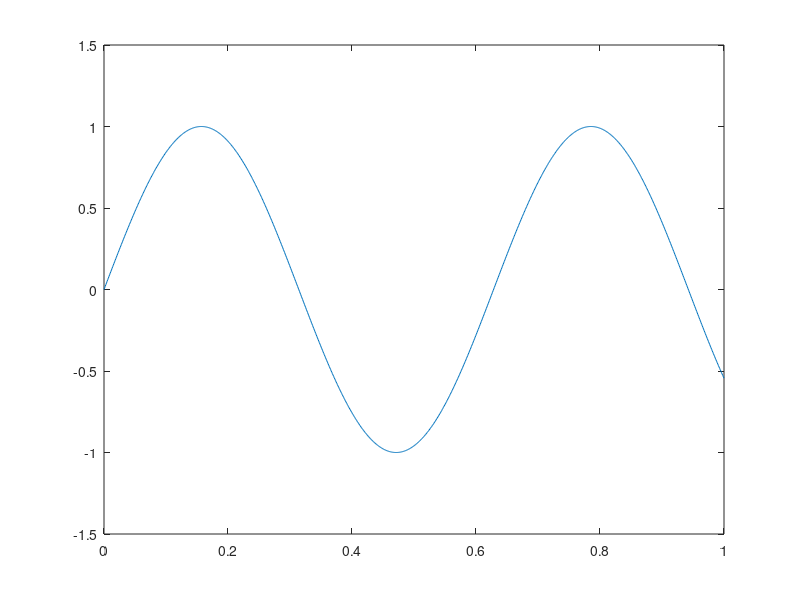
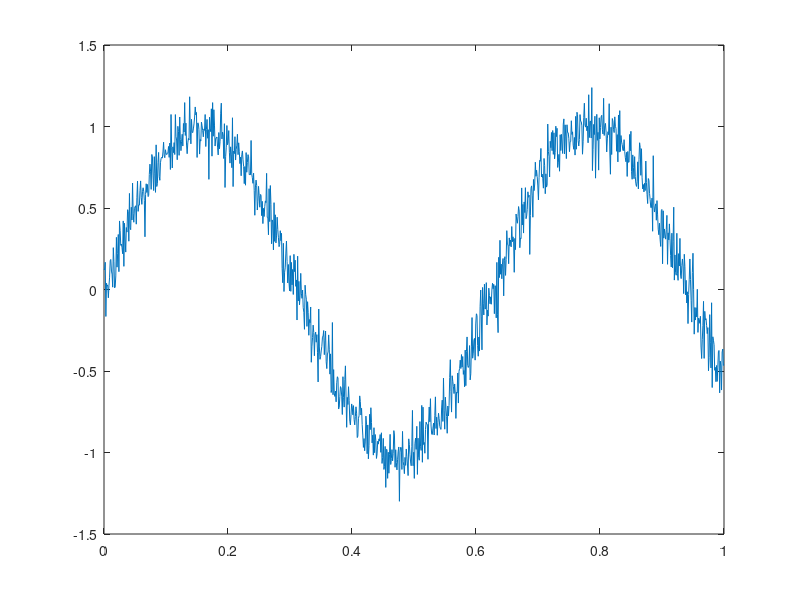
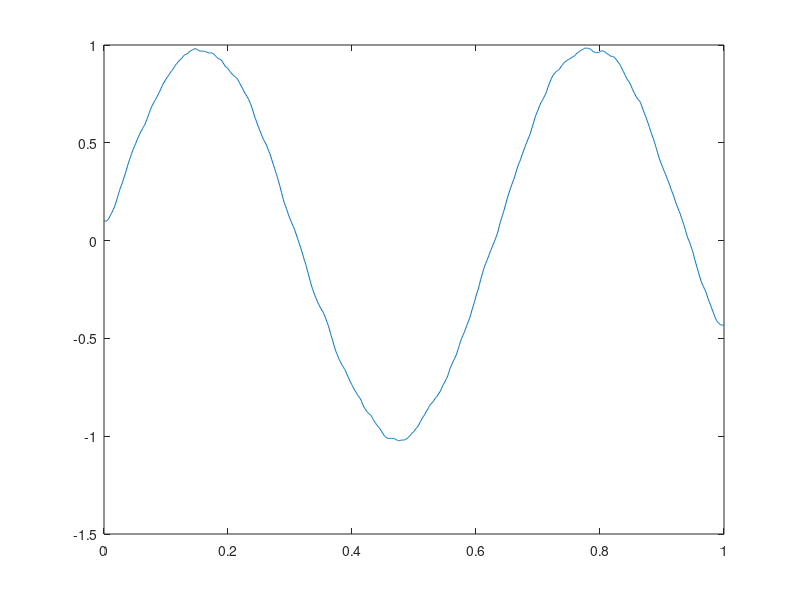

Here is the MATLAB script that generated these plots, in order: (Note: this script raises an error after producing the figures.)
randn('seed',314);
t=linspace(0,1,1000);
n=length(t);
x=sin(10*t);
figure(1)
plot(t,x)
axis([0,1,-1.5,1.5]);
y=x+0.1*randn(size(t));
figure(2)
plot(t,y)

L=sparse(n-1,n);
for i=1:n-1
    L(i,i)=1;
    L(i,i+1)=-1;
end
lambda=100;
xde=(speye(n)+lambda*L'*L)\y(:);
figure(3)
plot(t,xde);

calculate_xde(t, y, 100, 4, '-');

%{
randn('seed',314);
x=zeros(1000,1);
x(1:250)=1;
x(251:500)=3;
x(501:750)=0;
x(751:1000)=2;
n=length(x);
figure(1)
plot(1:1000,x,'.');
axis([0,1000,-1,4]);
title('Original Signal')

y=x+0.05*randn(size(x));
figure(2)
plot(1:1000,y,'.');
axis([0,1000,-1,4]);
title('Noisy Signal')

calculate_xde(1:1000,y,0.1,3,'.');
axis([0,1000,-1,4]);


lambda=1;
mu=zeros(n-1,1);
for i=1:1000
    mu=mu-0.25*L*(L'*mu)+0.5*(L*y);
    mu=lambda*mu./max(abs(mu),lambda);
    xde=y-0.5*L'*mu;
end
figure(5)
plot(t,xde,'.');
axis([0,1,-1,4]);
%}
%{
randn('seed',314);
t=linspace(0,1,1000);
n=length(t);
x=sin(10*t);
figure(1)
plot(t,x)
axis([0,1,-1.5,1.5]);
y=x+0.1*randn(size(t));
figure(2)
plot(t,y)
axis([0,1,-1.5,1.5]);

calculate_xde(t, y, 100, 4, '-');
axis([0,1,-1.5,1.5]);

calculate_pce(t, y', 10, 100, 5, '-');
axis([0,1,-1.5,1.5]);
%}
